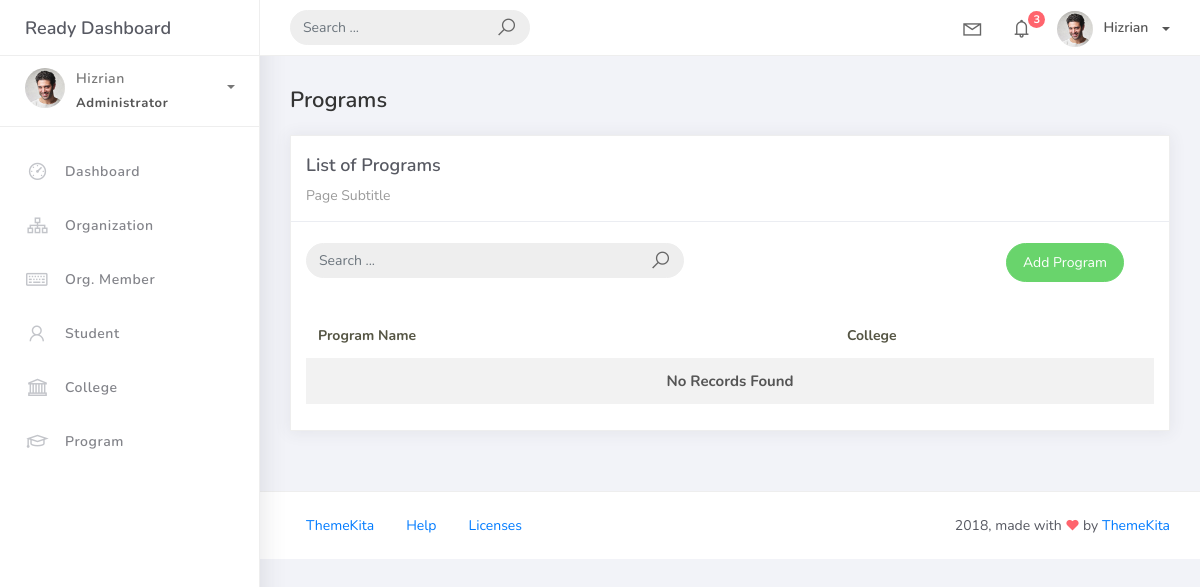
The app's page /program_list, older data.
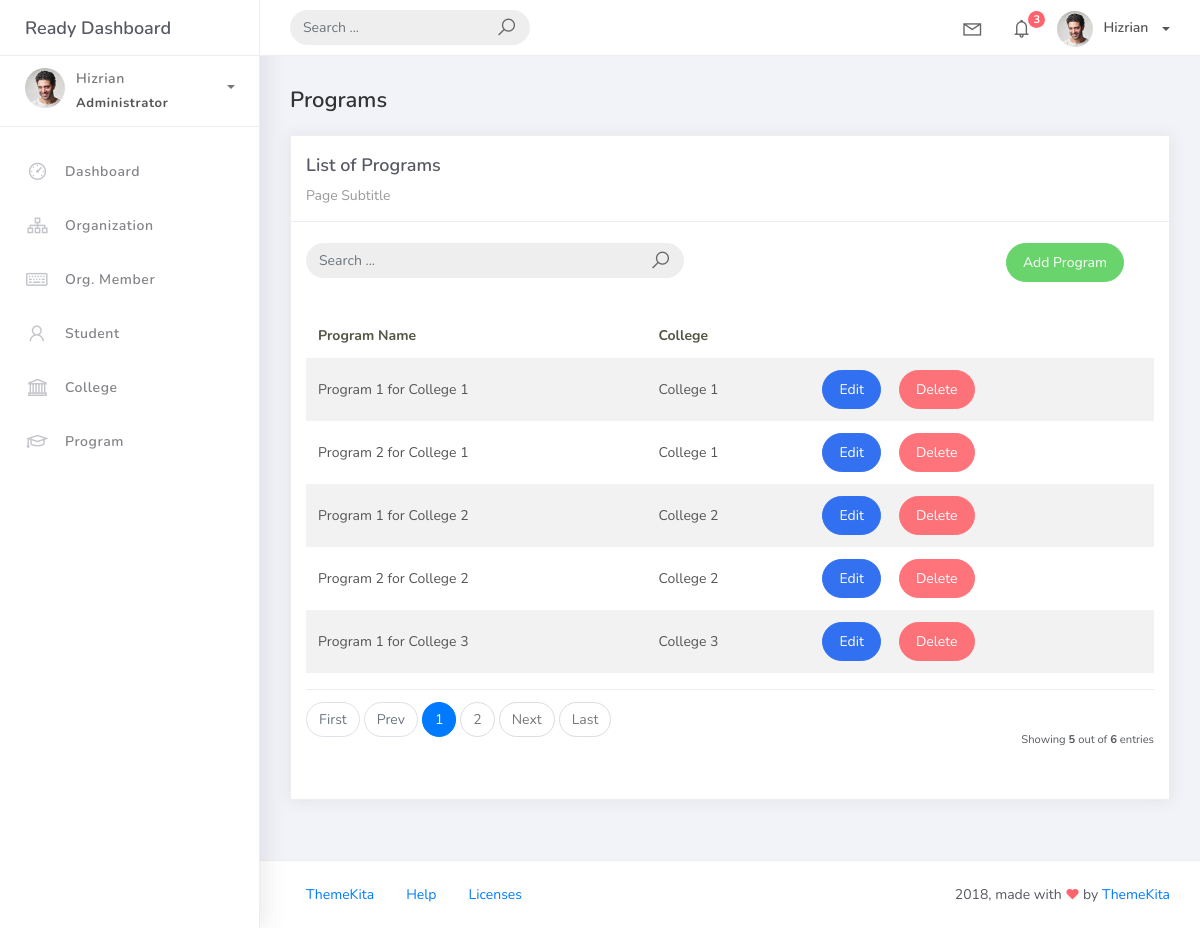
The same page, newer data.
### studentorg/models.py (models this page shows, shortened)
class BaseModel(models.Model):
    created_at = models.DateTimeField(auto_now_add=True, db_index=True)
    updated_at = models.DateTimeField(auto_now=True)
    class Meta:
        abstract = True

class Program(BaseModel):
    prog_name = models.CharField(max_length=150)
    college = models.ForeignKey(College, on_delete=models.CASCADE)

class College(BaseModel):
	college_name = models.CharField(max_length=150)
	def __str__(self):
		return self.college_name

### studentorg/views.py (the view)
# urls.py: path('program_list', ProgramList.as_view(), name='program-list'),
class ProgramList(ListView):
    model = Program
    context_object_name = 'program'
    template_name = 'program_list.html'
    paginate_by = 5

### templates/program_list.html (shortened to what this page needs)
{% extends 'base.html' %}
{% load static %}
{% block content %}
  <div class="content">
    <div class="container-fluid">
      <h4 class="page-title">Programs</h4>
      <div class="row">
        <div class="col-md-12">
          <div class="card">
            <div class="card-header">
              <div class="card-title">List of Programs</div>
              <div class="card-category">Page Subtitle</div>
            </div>
            <br />
                <div class="col-md-12 row">
                <div class="col-md-6">
                    <form class="navbar-left navbar-form nav-search mr-md-3" action="">
                    <div class="input-group">
                        <input type="text" placeholder="Search ..." class="form-control" />
                        <div class="input-group-append">
                        <span class="input-group-text">
                            <i class="la la-search search-icon"></i>
                        </span>
                        </div>
                    </div>
                    </form>
                </div>
                <div class="col-md-6">
                    <div class="pull-right">
                    <a href="{% url 'organization-add' %}" class="btn btn-success btn-rounded">Add Program</a>
                    </div>
                </div>
                </div>
            <div class="card-body">
              <table class="table table-striped mt-3">
                <thead>
                  <tr>
                    <th scope="col">Program Name</th>
                    <th scope="col">College</th>
                  </tr>
                </thead>
                <tbody>
                  {% for object in object_list %}
                    <tr>
                      <td>{{ object.prog_name }}</td>
                      <td>{{ object.college }}</td>
                      <td>
                        <a href="organization_list/{{ object.id }}" class="btn btn-primary btn-rounded">Edit</a>
                        <a href="organization_list/{{ object.id }}/delete" class="btn btn-danger btn-rounded">Delete</a>
                    </td>
                    </tr>
                    {% empty %}
                    <tr>
                      <td colspan="4" style="text-align: center">
                        <p class="text-sm font-weight-bold mb-0">No Records Found</p>
                      </td>
                    </tr>
                  {% endfor %}
                </tbody>
              </table>
              {% include 'includes/pagination.html' %}
            </div>
          </div>
        </div>
      </div>
    </div>
  </div>
{% endblock %}

Row changes from the older to the newer data that the page shows:
added Program: prog_name "Program 1 for College 1", college "College 1"
added Program: prog_name "Program 2 for College 1", college "College 1"
added Program: prog_name "Program 1 for College 2", college "College 2"
added Program: prog_name "Program 2 for College 2", college "College 2"
added Program: prog_name "Program 1 for College 3", college "College 3"
Text that changed along with them:
{{ object_list.count }}: (not shown) → "5"
{{ paginator.count }}: (not shown) → "6"
text no longer shown: "No Records Found"
text now shown: "First Prev Next Last Showing out of entries"
new list line: "1"
new list line: "2"
